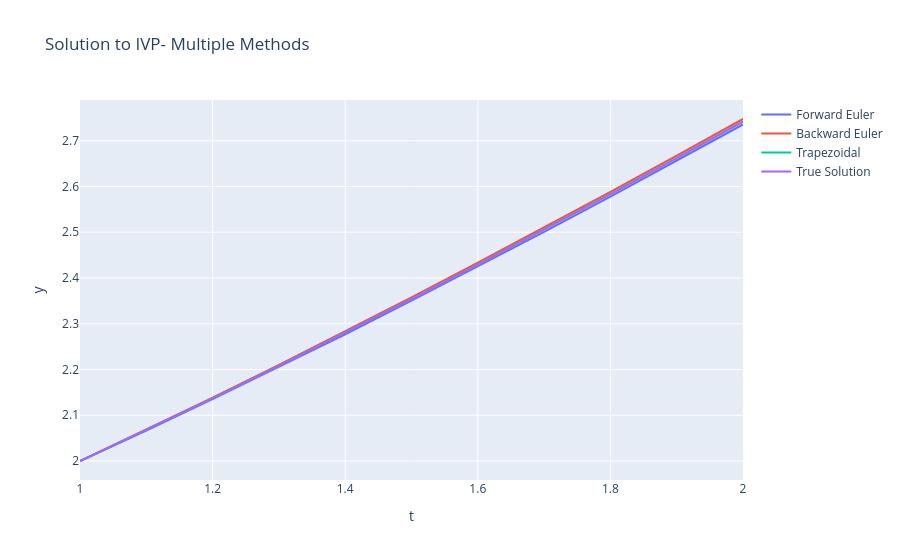

Notebook code for this chart:
### Markdown cell above
#### Problem 3
##### Solving using other integration methods

### Code cell
from functions import *
import numpy as np
import plotly.graph_objects as go 

# Forward Euler Function
def f(t,y):
    yp = (1+t)/(1+y)
    return yp

def f_truth(t):
    """  
    True solution to compare with integrated solution
    """
    return np.sqrt(t**2 + 2*t + 6) - 1

# Integration Paramters
t0 = 1
dt = 0.1
tf = 2
y0 = 2

# Solving Equation
t_vec_bw,y_vec_bw = ivp_solver(f,t0,y0,tf,dt,method='backward_euler',solver='newton')
t_vec_fw,y_vec_fw = ivp_solver(f,t0,y0,tf,dt,method='forward_euler')
t_vec_tr,y_vec_tr= ivp_solver(f,t0,y0,tf,dt,method='trapezoidal',solver='newton')
truth = f_truth(t_vec_bw)

# Plotting
fig = go.Figure()
backward = go.Scatter(x=t_vec_bw,y=y_vec_bw,mode='lines',name='Backward Euler')
forward = go.Scatter(x=t_vec_fw,y=y_vec_fw,mode='lines',name='Forward Euler')
trapezoid = go.Scatter(x=t_vec_tr,y=y_vec_tr,mode='lines',name='Trapezoidal')
true_solution = go.Scatter(x=t_vec_bw,y=truth,mode='lines',name='True Solution')
fig.add_trace(forward)
fig.add_trace(backward)
fig.add_trace(trapezoid)
fig.add_trace(true_solution)
fig.update_layout(title='Solution to IVP- Multiple Methods',xaxis_title='t',yaxis_title='y')
fig.show()

### Figure 1 — Plotly figure (JSON) as saved in the notebook; plotly's stock layout.template omitted (floating-point values rounded to 4 significant figures)
{"data": [{"mode": "lines", "name": "Forward Euler", "type": "scatter", "x": [1.0, 1.1, 1.2, 1.3, 1.4, 1.5, 1.6, 1.7, 1.8, 1.9, 2.0], "y": [2, 2.067, 2.135, 2.205, 2.277, 2.35, 2.425, 2.501, 2.578, 2.656, 2.736]}, {"mode": "lines", "name": "Backward Euler", "type": "scatter", "x": [1.0, 1.1, 1.2, 1.3, 1.4, 1.5, 1.6, 1.7, 1.8, 1.9, 2.0], "y": [2, 2.068, 2.139, 2.21, 2.283, 2.358, 2.433, 2.51, 2.588, 2.667, 2.748]}, {"mode": "lines", "name": "Trapezoidal", "type": "scatter", "x": [1.0, 1.1, 1.2, 1.3, 1.4, 1.5, 1.6, 1.7, 1.8, 1.9, 2.0], "y": [2, 2.068, 2.137, 2.208, 2.28, 2.354, 2.429, 2.506, 2.583, 2.662, 2.742]}, {"mode": "lines", "name": "True Solution", "type": "scatter", "x": [1.0, 1.1, 1.2, 1.3, 1.4, 1.5, 1.6, 1.7, 1.8, 1.9, 2.0], "y": [2.0, 2.068, 2.137, 2.208, 2.28, 2.354, 2.429, 2.506, 2.583, 2.662, 2.742]}], "layout": {"title": {"text": "Solution to IVP- Multiple Methods"}, "xaxis": {"title": {"text": "t"}}, "yaxis": {"title": {"text": "y"}}}}
